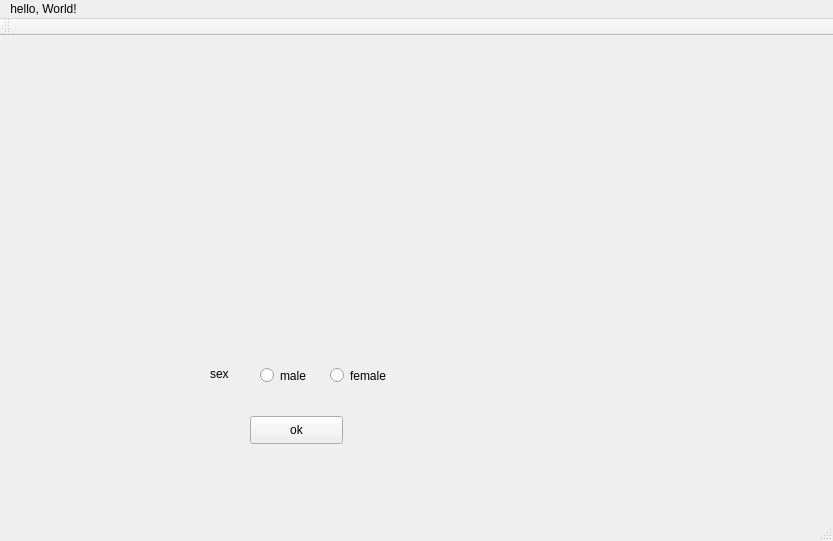
<?xml version="1.0" encoding="UTF-8"?>
<ui version="4.0">
 <class>HelloDialog</class>
 <widget class="QMainWindow" name="HelloDialog">
  <property name="geometry">
   <rect>
    <x>0</x>
    <y>0</y>
    <width>833</width>
    <height>541</height>
   </rect>
  </property>
  <property name="windowTitle">
   <string>HelloDialog</string>
  </property>
  <widget class="QWidget" name="centralWidget">
   <widget class="QPushButton" name="pushButton">
    <property name="geometry">
     <rect>
      <x>250</x>
      <y>380</y>
      <width>93</width>
      <height>28</height>
     </rect>
    </property>
    <property name="text">
     <string>ok</string>
    </property>
   </widget>
   <widget class="QRadioButton" name="radioButton">
    <property name="geometry">
     <rect>
      <x>260</x>
      <y>330</y>
      <width>115</width>
      <height>19</height>
     </rect>
    </property>
    <property name="text">
     <string>male</string>
    </property>
   </widget>
   <widget class="QRadioButton" name="radioButton_2">
    <property name="geometry">
     <rect>
      <x>330</x>
      <y>330</y>
      <width>115</width>
      <height>19</height>
     </rect>
    </property>
    <property name="text">
     <string>female</string>
    </property>
   </widget>
   <widget class="QLabel" name="label">
    <property name="geometry">
     <rect>
      <x>210</x>
      <y>330</y>
      <width>72</width>
      <height>15</height>
     </rect>
    </property>
    <property name="text">
     <string>sex</string>
    </property>
   </widget>
  </widget>
  <widget class="QMenuBar" name="menuBar">
   <property name="geometry">
    <rect>
     <x>0</x>
     <y>0</y>
     <width>833</width>
     <height>26</height>
    </rect>
   </property>
   <widget class="QMenu" name="menuHello_World">
    <property name="title">
     <string>hello, World!</string>
    </property>
   </widget>
   <addaction name="menuHello_World"/>
  </widget>
  <widget class="QToolBar" name="mainToolBar">
   <attribute name="toolBarArea">
    <enum>TopToolBarArea</enum>
   </attribute>
   <attribute name="toolBarBreak">
    <bool>false</bool>
   </attribute>
  </widget>
  <widget class="QStatusBar" name="statusBar"/>
 </widget>
 <layoutdefault spacing="6" margin="11"/>
 <resources/>
 <connections/>
</ui>
